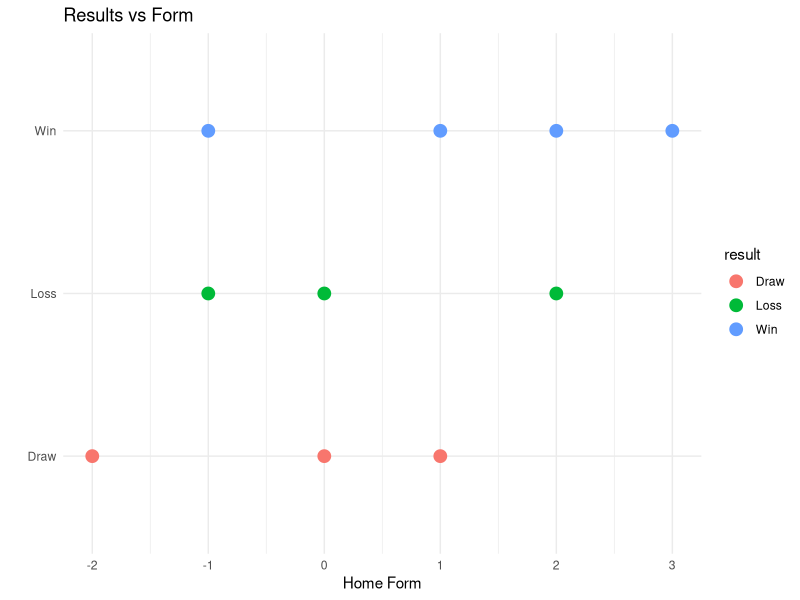
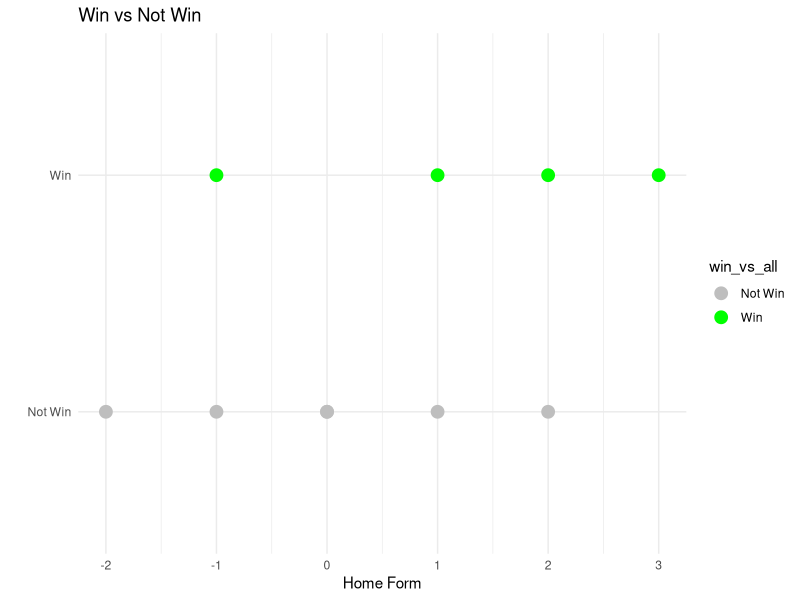
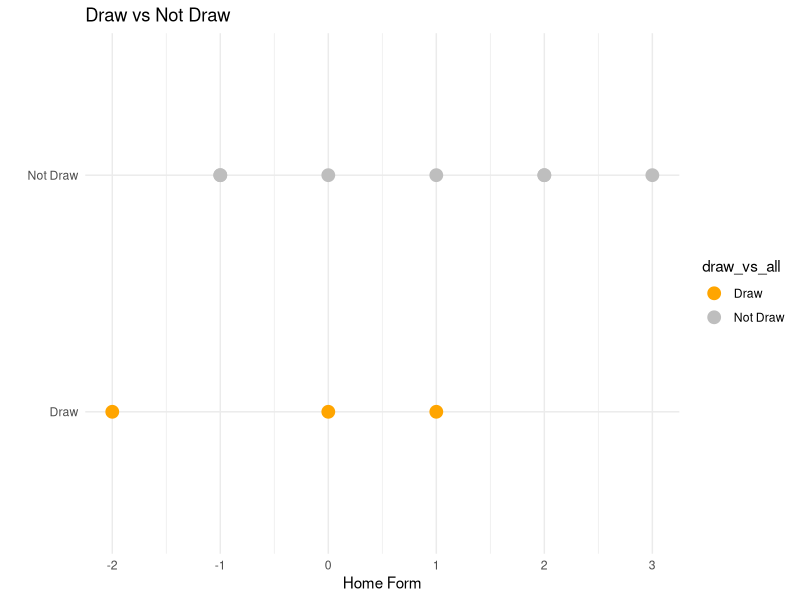
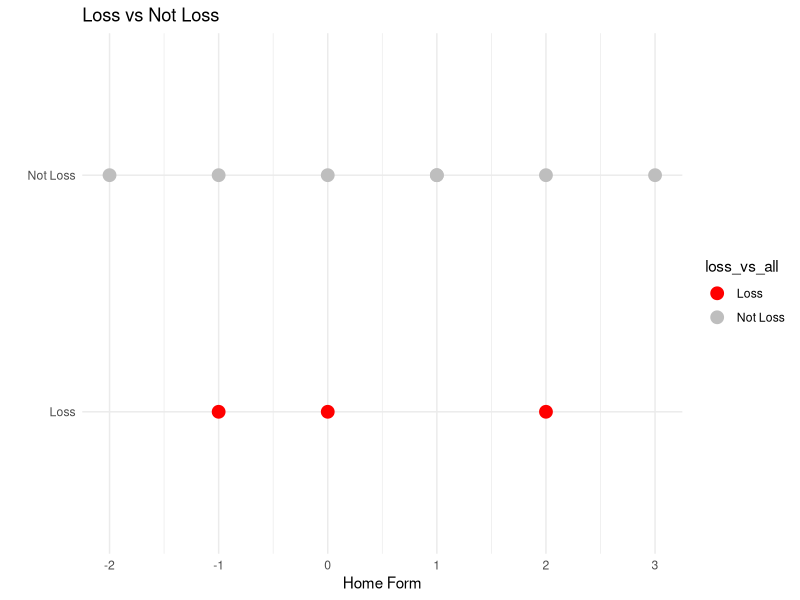
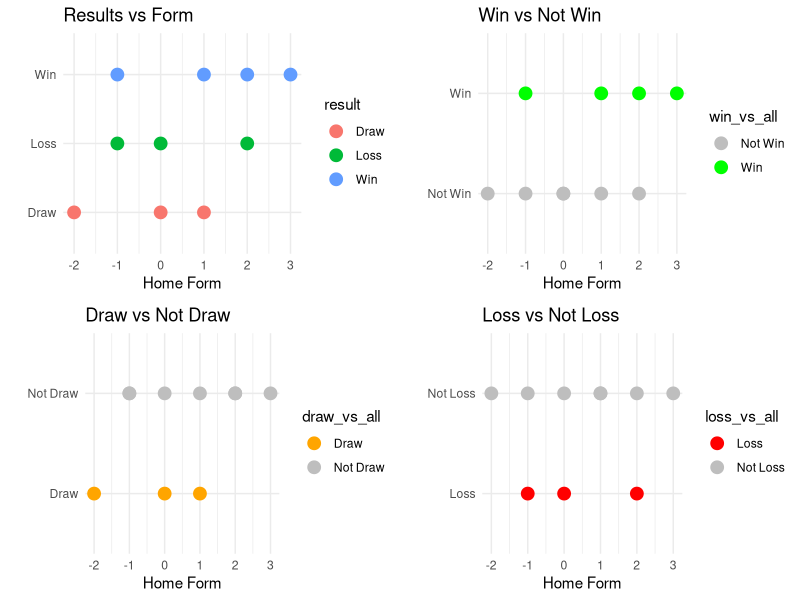

Source code (R) for these figures, in order:
library(ggplot2)
library(dplyr)
library(gridExtra)

home_form <- c(2,1,-1,3,2,0,1,0,-2,-1)
result <- c("Win", "Draw", "Loss", "Win", "Loss", "Draw", "Win", "Loss", "Draw", "Win")
df <- data.frame(home_form, result)
print(df)
# Plot 1 vs All for "Win"
df$win_vs_all <- ifelse(df$result == "Win", "Win", "Not Win")

p0 <- ggplot(df, aes(x = home_form , y = result)) +
  geom_point(aes(colour = result), size = 4) + 
  labs(title = "Results vs Form", x = "Home Form" , y="")+
  theme_minimal()
p1 <- ggplot(df, aes(x = home_form, y = win_vs_all)) +
  geom_point(aes(color = win_vs_all), size = 4) +
  labs(title = "Win vs Not Win", x = "Home Form", y = "") +
  theme_minimal() +
  scale_color_manual(values = c("Win" = "green", "Not Win" = "gray"))

# Plot 1 vs All for "Draw"
df$draw_vs_all <- ifelse(df$result == "Draw", "Draw", "Not Draw")

p2 <- ggplot(df, aes(x = home_form, y = draw_vs_all)) +
  geom_point(aes(color = draw_vs_all), size = 4) +
  labs(title = "Draw vs Not Draw", x = "Home Form", y = "") +
  theme_minimal() +
  scale_color_manual(values = c("Draw" = "orange", "Not Draw" = "gray"))

# Plot 1 vs All for "Loss"
df$loss_vs_all <- ifelse(df$result == "Loss", "Loss", "Not Loss")

p3 <- ggplot(df, aes(x = home_form, y = loss_vs_all)) +
  geom_point(aes(color = loss_vs_all), size = 4) +
  labs(title = "Loss vs Not Loss", x = "Home Form", y = "") +
  theme_minimal() +
  scale_color_manual(values = c("Loss" = "red", "Not Loss" = "gray"))

# Save plots
ggsave("result.pdf",p0,width = 6 , height = 4)
ggsave("win_vs_all.pdf", p1, width = 6, height = 4)
ggsave("draw_vs_all.pdf", p2, width = 6, height = 4)
ggsave("loss_vs_all.pdf", p3, width = 6, height = 4)


pdf("combined_plot.pdf", width = 10, height = 8)
grid.arrange(p0, p1, p2, p3, ncol = 2)
dev.off()
